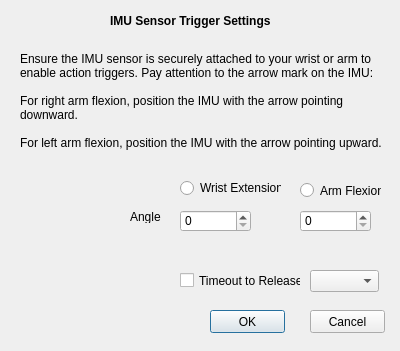
<?xml version="1.0" encoding="UTF-8"?>
<ui version="4.0">
 <class>IMUDialog</class>
 <widget class="QDialog" name="IMUDialog">
  <property name="geometry">
   <rect>
    <x>0</x>
    <y>0</y>
    <width>400</width>
    <height>351</height>
   </rect>
  </property>
  <property name="windowTitle">
   <string>Dialog</string>
  </property>
  <widget class="QRadioButton" name="radioButton">
   <property name="geometry">
    <rect>
     <x>180</x>
     <y>180</y>
     <width>101</width>
     <height>16</height>
    </rect>
   </property>
   <property name="text">
    <string>Wrist Extension</string>
   </property>
  </widget>
  <widget class="QRadioButton" name="radioButton_2">
   <property name="geometry">
    <rect>
     <x>300</x>
     <y>180</y>
     <width>81</width>
     <height>21</height>
    </rect>
   </property>
   <property name="text">
    <string>Arm Flexion</string>
   </property>
  </widget>
  <widget class="QLabel" name="label">
   <property name="geometry">
    <rect>
     <x>130</x>
     <y>210</y>
     <width>47</width>
     <height>13</height>
    </rect>
   </property>
   <property name="text">
    <string>Angle</string>
   </property>
  </widget>
  <widget class="QLabel" name="label_2">
   <property name="geometry">
    <rect>
     <x>110</x>
     <y>10</y>
     <width>241</width>
     <height>21</height>
    </rect>
   </property>
   <property name="font">
    <font>
     <weight>75</weight>
     <bold>true</bold>
    </font>
   </property>
   <property name="text">
    <string>IMU Sensor Trigger Settings</string>
   </property>
  </widget>
  <widget class="QCheckBox" name="checkBox">
   <property name="geometry">
    <rect>
     <x>180</x>
     <y>270</y>
     <width>121</width>
     <height>21</height>
    </rect>
   </property>
   <property name="text">
    <string>Timeout to Release</string>
   </property>
  </widget>
  <widget class="QSpinBox" name="spinBox_2">
   <property name="geometry">
    <rect>
     <x>180</x>
     <y>210</y>
     <width>71</width>
     <height>22</height>
    </rect>
   </property>
  </widget>
  <widget class="QSpinBox" name="spinBox_3">
   <property name="geometry">
    <rect>
     <x>300</x>
     <y>210</y>
     <width>71</width>
     <height>22</height>
    </rect>
   </property>
  </widget>
  <widget class="QComboBox" name="comboBox">
   <property name="geometry">
    <rect>
     <x>310</x>
     <y>270</y>
     <width>69</width>
     <height>22</height>
    </rect>
   </property>
  </widget>
  <widget class="QPushButton" name="pushButton">
   <property name="geometry">
    <rect>
     <x>210</x>
     <y>310</y>
     <width>75</width>
     <height>23</height>
    </rect>
   </property>
   <property name="text">
    <string>OK</string>
   </property>
  </widget>
  <widget class="QPushButton" name="pushButton_2">
   <property name="geometry">
    <rect>
     <x>310</x>
     <y>310</y>
     <width>75</width>
     <height>23</height>
    </rect>
   </property>
   <property name="text">
    <string>Cancel</string>
   </property>
  </widget>
  <widget class="QLabel" name="label_3">
   <property name="geometry">
    <rect>
     <x>20</x>
     <y>50</y>
     <width>371</width>
     <height>101</height>
    </rect>
   </property>
   <property name="text">
    <string>Ensure the IMU sensor is securely attached to your wrist or arm to enable action triggers. Pay attention to the arrow mark on the IMU:

For right arm flexion, position the IMU with the arrow pointing downward.

For left arm flexion, position the IMU with the arrow pointing upward.</string>
   </property>
   <property name="wordWrap">
    <bool>true</bool>
   </property>
  </widget>
 </widget>
 <resources/>
 <connections/>
</ui>
